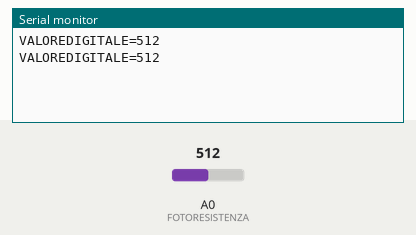
Recording of a sketch running on a simulated Arduino Uno, built with avr-gcc and run on an emulated ATmega328P. Parts: the last lines printed to the serial monitor. The test bench sets the inputs (shaded band); at power-on: A0 (FOTORESISTENZA) = 512.

Above: at 2.8 s.
2.9 s: A0 (FOTORESISTENZA) set to 716
At 4.8 s:
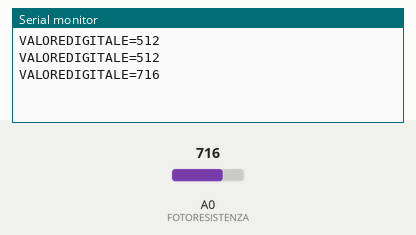
5.6 s: A0 (FOTORESISTENZA) set to 900
At 6.3 s:
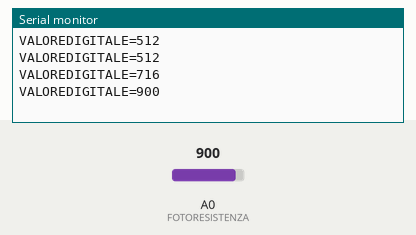
Timing chart, 0 to 8.6 s (numbered marks = the images above; inputs shaded):
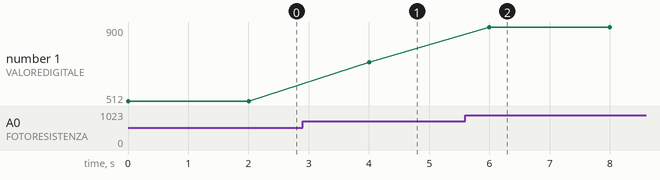

Measured:
- after the input at 2.9 s, the serial monitor: prints a new line after 1.1 s (image 1)
- after the input at 5.6 s, the serial monitor: prints a new line after 0.40 s (image 2)
- plotted number 1: 512 → 716 after the input at 2.9 s, 716 → 900 after the input at 5.6 s

The sketch:

taratura_fotoresistenza.ino
```cpp
const int FOTORESISTENZA=A0;
int VALOREDIGITALE;


void setup()
  {

     Serial.begin (9600);

  }

void loop()
  {
    VALOREDIGITALE=analogRead (FOTORESISTENZA);
    Serial.print ("VALOREDIGITALE=");
    Serial.print (VALOREDIGITALE);
    Serial.println();
    delay(2000);

   }
```
